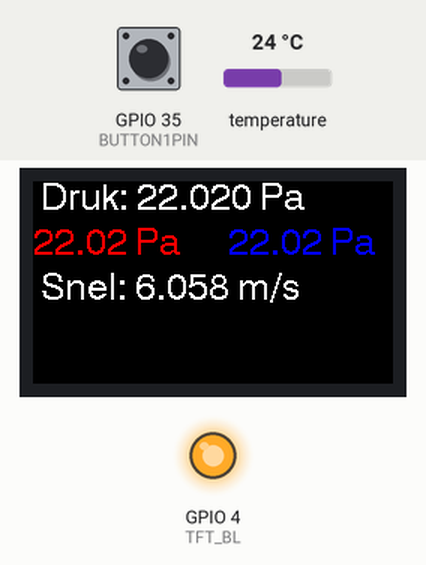
A program run on a simulated ESP32. On the bench: 240×135 colour display, output pins drawn as LEDs (lit = HIGH). Wiring (inferred from the names in the program): HTU21/Si7021 sensor at I2C address 0x40. The test bench sets the inputs (shaded band); at power-on: temperature 24 °C, GPIO 35 (BUTTON1PIN) HIGH. What the program prints to the serial monitor is not drawn.

Above: at 1.9 s.
2.0 s: temperature set to 12 °C
At 3.3 s:
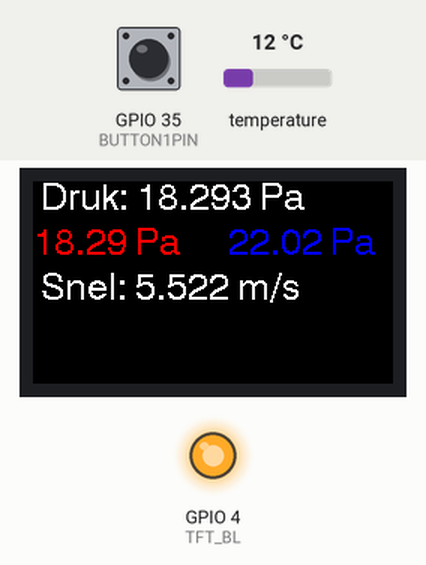
3.6 s: GPIO 35 (BUTTON1PIN) pulled LOW for 0.15 s
At 4.2 s:
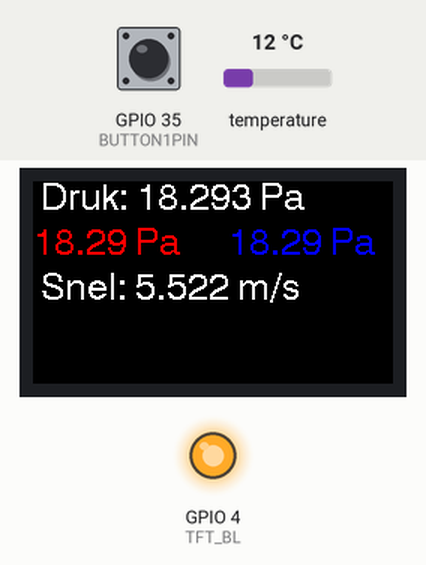
5.2 s: temperature set to 19 °C
At 6.2 s:
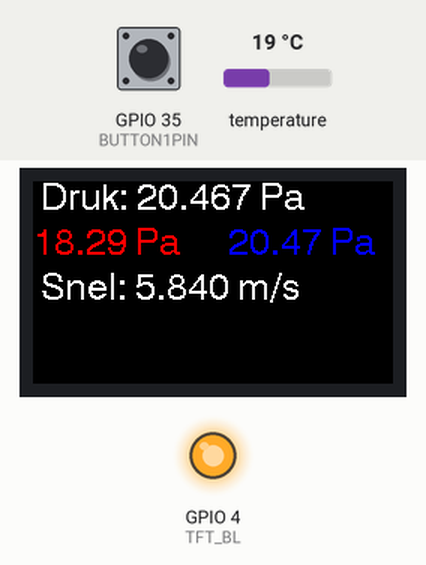
6.7 s: GPIO 35 (BUTTON1PIN) pulled LOW for 1 s
At 8.1 s:
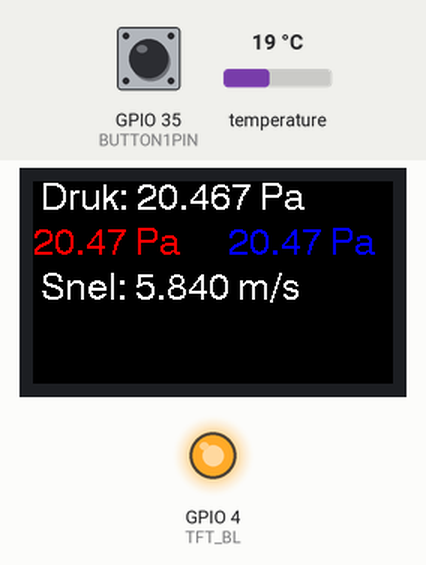
9.2 s: temperature set to 9 °C
At 9.5 s:
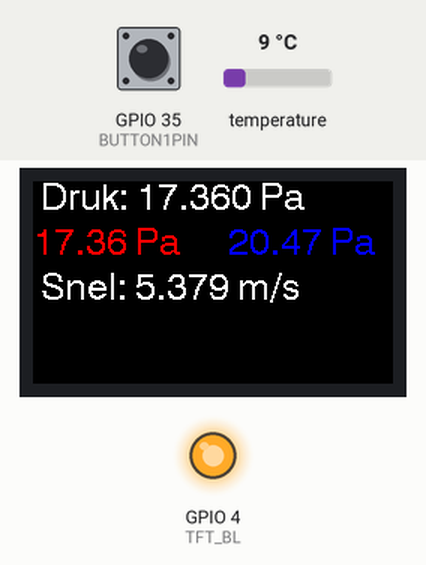
Timing chart, 0 to 11.7 s (numbered marks = the images above; inputs shaded):
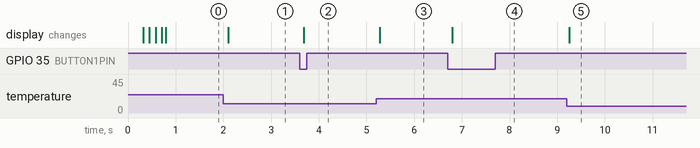

Measured:
- after the input at 2.0 s, the display: changes after 0.10 s (image 1)
- after the input at 3.6 s, the display: changes after 0.09 s (image 2)
- after the input at 5.2 s, the display: changes after 0.08 s (image 3)
- after the input at 6.7 s, the display: changes after 0.10 s (image 4)
- after the input at 9.2 s, the display: changes after 0.05 s (image 5)

The program:

main.cpp
```cpp
#include <Arduino.h>
#include "SDP6x.h"
#include <Wire.h>
#include <TFT_eSPI.h>
#include "TTGO_T_Display.h"

#define BUTTON1PIN 35

TFT_eSPI tft = TFT_eSPI(135, 240); // Invoke custom library

uint16_t error;
char errorMessage[256];
float difPressure;
float speed;

float difPMin = 500, difPMax = -50, Tmin = 100, Tmax = -100;
uint16_t refreshrate;
boolean extreem = false;

void IRAM_ATTR toggleButton1()
{
    difPMin = 500;
    difPMax = -50;
    Tmin = 100;
    Tmax = -100;
}

void setup()
{

    Serial.begin(115200);
    while (!Serial)
    {
        delay(100);
    }

    Wire.begin();
    Wire.setClock(400000);
    pinMode(BUTTON1PIN, INPUT);

    tft.init();
    tft.setRotation(0);
    tft.fillScreen(TFT_BLACK);
    tft.setTextSize(2);
    tft.setTextColor(TFT_WHITE);
    tft.setCursor(0, 0);
    tft.setTextDatum(MC_DATUM);
    tft.setTextSize(1);

    if (TFT_BL > 0)
    {                                           // TFT_BL has been set in the TFT_eSPI library in the User Setup file TTGO_T_Display.h
        pinMode(TFT_BL, OUTPUT);                // Set backlight pin to output mode
        digitalWrite(TFT_BL, TFT_BACKLIGHT_ON); // Turn backlight on. TFT_BACKLIGHT_ON has been set in the TFT_eSPI library in the User Setup file TTGO_T_Display.h
    }
    tft.setSwapBytes(true);
    delay(100);
    tft.setRotation(0);
    int i = 1;
    while (i--)
    {
        tft.fillScreen(TFT_RED);
        delay(100);
        tft.fillScreen(TFT_BLUE);
        delay(100);
        tft.fillScreen(TFT_GREEN);
        delay(100);
    }

    tft.fillScreen(TFT_BLACK);

    tft.setRotation(1);

    tft.setTextDatum(0);

    tft.setTextColor(TFT_WHITE, TFT_BLACK);

    attachInterrupt(BUTTON1PIN, toggleButton1, FALLING);

    // sdp.startContinuousMeasurementWithDiffPressureTComp();
}

void loop()
{

    difPressure = SDP6x.GetPressureDiff();

    speed = sqrt(abs((2*difPressure) / 1.2));


    Serial.print(difPressure, 5);

    Serial.print("\t");
    Serial.println(speed, 5);

    if (difPMin > difPressure)
    {
        difPMin = difPressure;
        extreem = true;
    }
    if (difPMax < difPressure)
    {
        difPMax = difPressure;
        extreem = true;
    }

    refreshrate++;
    if (refreshrate < 10)
    {
        if (extreem == true)
        {
            tft.setTextColor(TFT_RED, TFT_BLACK);

            tft.drawString("" + String(difPMin, 2) + " Pa    ", 0, 30, 4);

            tft.setTextColor(TFT_BLUE, TFT_BLACK);
            tft.drawString("" + String(difPMax, 2) + " Pa  ", 130, 30, 4);

            tft.setTextColor(TFT_WHITE, TFT_BLACK);
            extreem = false;
        }
        tft.drawString(" Druk: " + String(difPressure, 3) + " Pa      ", 0, 0, 4);

        tft.drawString(" Snel: " + String(speed, 3) + " m/s      ", 0, 60, 4);

        refreshrate = 0;
    }
}
```

SDP6x.cpp
```cpp
// (licence header left out)
#include <inttypes.h>
#include <Wire.h>
#include "Arduino.h"
#include "SDP6x.h"

#define SCALEFACTOR 1200.0 // jli aangepast
// NOTE you will need to change the SCALEFACTOR to the appropriate value for your sensor
//  Don't forget the .0 at the end, it makes sure Arduino does not round the number
// SENSOR       | SDP6xx-500Pa and SDP5xx  |  SDP6x0-125Pa  |  SDP6x0-25Pa  |
// SCALEFACTOR  |         60.0             |     240.0      |     1200.0    | (1/Pa)

/******************************************************************************
 * Global Functions
 ******************************************************************************/

/**********************************************************
 * GetPressureDiff
 *  Gets the current Pressure Differential from the sensor.
 *
 * @return float - The Pressure in Pascal
 **********************************************************/
float SDP6xClass::GetPressureDiff(void)
{
	int16_t res;
	if (readSensor(ePresHoldCmd, (uint16_t *)&res))
	{
		return ((float)(res) / SCALEFACTOR);
	}
	else
	{
		return -10000000;
	}
}

/******************************************************************************
 * Private Functions
 ******************************************************************************/

bool SDP6xClass::readSensor(uint8_t command, uint16_t *res)
{
	uint16_t result;
	uint8_t data[2];
	uint8_t checksum;
	unsigned long startTime;

	Wire.beginTransmission(eSDP6xAddress); // begin
	Wire.write(command);				   // send the pointer location
	// delay(100);
	delay(50); /// jli

	Wire.endTransmission(); // end

	Wire.requestFrom(eSDP6xAddress, 3);

	startTime = millis();
	while (Wire.available() < 3)
	{
		// wait 500ms for results.
		if (millis() - startTime > 500)
		{
			Wire.endTransmission();
			return false;
		}
	}

	// Store the result
	data[0] = Wire.read();
	data[1] = Wire.read();
	checksum = Wire.read();

	if (CheckCrc(data, 2, checksum) == NO_ERROR)
	{
		result = (data[0] << 8);
		result += data[1];
		*res = result;
		return true;
	}

	return false;
}

void SDP6xClass::SetSensorResolution(etSensorResolutions resolution)
{
	uint16_t userRegister; // advanced user register

	if (readSensor(eReadUserReg, &userRegister))
	{
		userRegister &= 0xF1FF;
		userRegister |= (resolution & 0x07) << 9;
		writeSensor(userRegister);
	}
}

void SDP6xClass::writeSensor(uint16_t data)
{
	uint8_t bytes[2];

	bytes[0] = (data & 0xFF00) >> 8;
	bytes[1] = data & 0x00FF;

	Wire.beginTransmission(eSDP6xAddress); // begin
	Wire.write(eWriteUserReg);			   // send the pointer location
	Wire.write(bytes[0]);				   // send the pointer location
	Wire.write(bytes[1]);				   // send the pointer location
	delay(100);
	Wire.endTransmission(); // end
}

//============================================================
// From sensirion App Note "CRC Checksum"
// calculates checksum for n bytes of data
// and compares it with expected checksum
// input: data[] checksum is built based on this data
// nbrOfBytes checksum is built for n bytes of data
// checksum expected checksum
// return: error: CHECKSUM_ERROR = checksum does not match
// 0 = checksum matches
//============================================================
PRES_SENSOR_ERROR SDP6xClass::CheckCrc(uint8_t data[], uint8_t nbrOfBytes, uint8_t checksum)
{
	uint8_t crc = 0;
	uint8_t byteCtr;
	// calculates 8-Bit checksum with given polynomial
	for (byteCtr = 0; byteCtr < nbrOfBytes; ++byteCtr)
	{
		crc ^= (data[byteCtr]);
		for (uint8_t bit = 8; bit > 0; --bit)
		{
			if (crc & 0x80)
				crc = (crc << 1) ^ POLYNOMIAL;
			else
				crc = (crc << 1);
		}
	}
	if (crc != checksum)
		return CHECKSUM_ERROR;
	else
		return NO_ERROR;
}

SDP6xClass SDP6x;
```

SDP6x.h
```cpp
// (licence header left out)
#ifndef SDP6X_H
#define SDP6X_H

#include <inttypes.h>

//Checksum CRC-8 polynomial generator (to check the recieved message is undamaged)
#define POLYNOMIAL 0x131 // P(x) = x^8 + x^5 + x^4 -1 = 100110001

typedef enum {
    eSDP6xAddress = 0x40, //(64)
} PRES_SENSOR_P;

typedef enum {
	NO_ERROR = 0,
	CHECKSUM_ERROR = 0X04,
	TIMEOUT_ERROR = 0X08
} PRES_SENSOR_ERROR;

typedef enum {
   ePresHoldCmd = 0xF1, //command to trigger a pressure measurement
   eSoftReset = 0xFE,   //command: soft reset
   eReadUserReg = 0xE5, //command: read advanced user register
   eWriteUserReg = 0xE4 //command: write advanced user register
} PRES_MEASUREMENT_CMD_P;

typedef enum{
  RESOLUTION_9BIT = 0x00,
  RESOLUTION_10BIT = 0x01,
  RESOLUTION_11BIT = 0x02,
  RESOLUTION_12BIT = 0x03,
  RESOLUTION_13BIT = 0x04,
  RESOLUTION_14BIT = 0x05,
  RESOLUTION_15BIT = 0x06,
  RESOLUTION_16BIT = 0x07,
} etSensorResolutions;

class SDP6xClass
{
  private:
    bool readSensor(uint8_t command, uint16_t* res);
    PRES_SENSOR_ERROR CheckCrc(uint8_t data[], uint8_t nbrOfBytes, uint8_t checksum);
	void writeSensor(uint16_t data);

  public:
    float GetPressureDiff(void);
	void SetSensorResolution(etSensorResolutions resolution);
};

extern SDP6xClass SDP6x;

#endif
```

TTGO_T_Display.h
```cpp
// ST7789 135 x 240 display with no chip select line

#define ST7789_DRIVER     // Configure all registers

#define TFT_WIDTH  135
#define TFT_HEIGHT 240

#define CGRAM_OFFSET      // Library will add offsets required

// #define TFT_RGB_ORDER TFT_RGB  // Colour order Red-Green-Blue
//#define TFT_RGB_ORDER TFT_BGR  // Colour order Blue-Green-Red

//#define TFT_INVERSION_ON
//#define TFT_INVERSION_OFF

// DSTIKE stepup
//#define TFT_DC    23
//#define TFT_RST   32
//#define TFT_MOSI  26
//#define TFT_SCLK  27

// Generic ESP32 setup
#define TFT_MISO -1
#define TFT_MOSI 19
#define TFT_SCLK 18
#define TFT_CS    5 // Not connected
#define TFT_DC    16
#define TFT_RST   23  // Connect reset to ensure display initialises
#define TFT_BL 4
#define TFT_BACKLIGHT_ON HIGH

// For NodeMCU - use pin numbers in the form PIN_Dx where Dx is the NodeMCU pin designation
// #define TFT_CS   -1      // Define as not used
// #define TFT_DC   PIN_D1  // Data Command control pin
//#define TFT_RST  PIN_D4  // TFT reset pin (could connect to NodeMCU RST, see next line)
// #define TFT_RST  -1      // TFT reset pin connect to NodeMCU RST, must also then add 10K pull down to TFT SCK


#define LOAD_GLCD   // Font 1. Original Adafruit 8 pixel font needs ~1820 bytes in FLASH
#define LOAD_FONT2  // Font 2. Small 16 pixel high font, needs ~3534 bytes in FLASH, 96 characters
#define LOAD_FONT4  // Font 4. Medium 26 pixel high font, needs ~5848 bytes in FLASH, 96 characters
#define LOAD_FONT6  // Font 6. Large 48 pixel font, needs ~2666 bytes in FLASH, only characters 1234567890:-.apm
#define LOAD_FONT7  // Font 7. 7 segment 48 pixel font, needs ~2438 bytes in FLASH, only characters 1234567890:.
#define LOAD_FONT8  // Font 8. Large 75 pixel font needs ~3256 bytes in FLASH, only characters 1234567890:-.
//#define LOAD_FONT8N // Font 8. Alternative to Font 8 above, slightly narrower, so 3 digits fit a 160 pixel TFT
#define LOAD_GFXFF  // FreeFonts. Include access to the 48 Adafruit_GFX free fonts FF1 to FF48 and custom fonts

#define SMOOTH_FONT


// #define SPI_FREQUENCY  27000000
#define SPI_FREQUENCY  40000000

//#define SPI_READ_FREQUENCY  20000000

#define SPI_TOUCH_FREQUENCY  2500000

// #define SUPPORT_TRANSACTIONS
```
